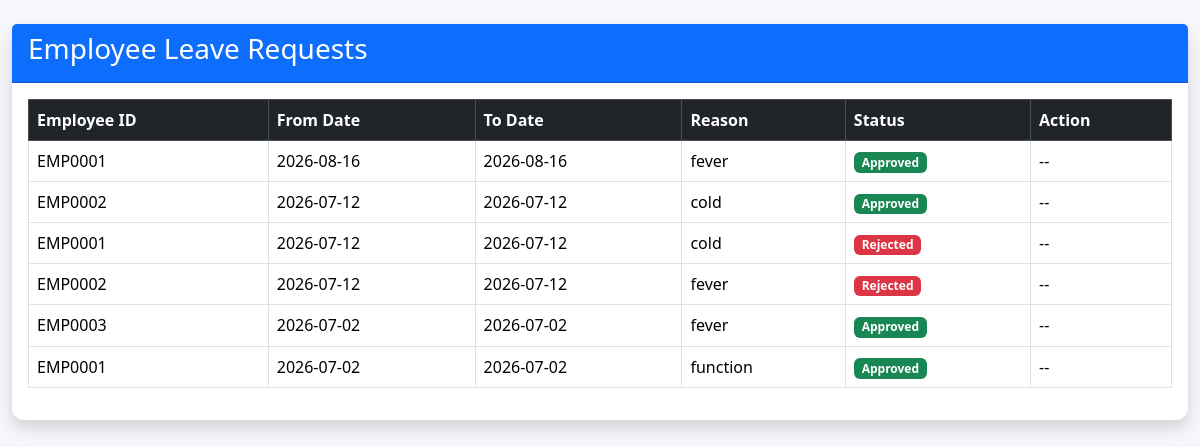
The app's page /leave-requests (signed in) with its own data.
### models.py (models this page shows)
class LeaveRequest(db.Model):
    id = db.Column(db.Integer, primary_key=True)
    employee_id = db.Column(db.String(20), nullable=False)
    from_date = db.Column(db.String(20), nullable=False)
    to_date = db.Column(db.String(20), nullable=False)
    reason = db.Column(db.Text, nullable=False)
    status = db.Column(db.String(20), default="Pending")

### app.py (the view)
@app.route("/leave-requests")
def leave_requests():
    if session.get("role") != "Admin":
        return redirect(url_for("home"))
    leaves = LeaveRequest.query.all()
    return render_template(
        "admin_leave_requests.html",
        leaves=leaves
    )

### templates/admin_leave_requests.html (shortened to what this page needs)
{% extends "base.html" %}
{% block content %}
<div class="container-fluid mt-4">
    <div class="card shadow">
        <div class="card-header bg-primary text-white">
            <h3>Employee Leave Requests</h3>
        </div>
        <div class="card-body">
            <table class="table table-bordered table-hover">
                <thead class="table-dark">
                    <tr>
                        <th>Employee ID</th>
                        <th>From Date</th>
                        <th>To Date</th>
                        <th>Reason</th>
                        <th>Status</th>
                        <th>Action</th>
                    </tr>
                </thead>
                <tbody>
                    {% for leave in leaves %}
                    <tr>
                        <td>{{ leave.employee_id }}</td>
                        <td>{{ leave.from_date }}</td>
                        <td>{{ leave.to_date }}</td>
                        <td>{{ leave.reason }}</td>
                        <td>
                            {% if leave.status == "Pending" %}
                                <span class="badge bg-warning text-dark">Pending</span>
                            {% elif leave.status == "Approved" %}
                                <span class="badge bg-success">Approved</span>
                            {% else %}
                                <span class="badge bg-danger">Rejected</span>
                            {% endif %}
                        </td>
                        <td>
                            {% if leave.status == "Pending" %}
                            <a href="/approve-leave/{{ leave.id }}" class="btn btn-success btn-sm">
                                Approve
                            </a>
                            <a href="/reject-leave/{{ leave.id }}" class="btn btn-danger btn-sm">
                                Reject
                            </a>
                            {% else %}
                            --
                            {% endif %}
                        </td>
                    </tr>
                    {% endfor %}
                </tbody>
            </table>
        </div>
    </div>
</div>
{% endblock %}

### templates/base.html (shortened to what this page needs)
<!DOCTYPE html>
<html lang="en">
<head>
    <link href="https://cdn.jsdelivr.net/npm/bootstrap@5.3.3/dist/css/bootstrap.min.css" rel="stylesheet">
    <link rel="stylesheet" href="{{ url_for('static', filename='css/style.css') }}">
</head>
<body>
{% block content %}
{% endblock %}
</body>
</html>

### static/css/style.css (style rules this page uses)
body { margin:0; padding:0; background:#f5f7fa; }
.card { border:none; border-radius:12px; box-shadow:0 0 10px rgba(0,0,0,.1); }
.table { background:white; }

### records on screen
LeaveRequest: employee_id "EMP0001", from_date "2026-08-16", to_date "2026-08-16", reason "fever", status "Approved"
LeaveRequest: employee_id "EMP0002", from_date "2026-07-12", to_date "2026-07-12", reason "cold", status "Approved"
LeaveRequest: employee_id "EMP0001", from_date "2026-07-12", to_date "2026-07-12", reason "cold", status "Rejected"
LeaveRequest: employee_id "EMP0002", from_date "2026-07-12", to_date "2026-07-12", reason "fever", status "Rejected"
LeaveRequest: employee_id "EMP0003", from_date "2026-07-02", to_date "2026-07-02", reason "fever", status "Approved"
LeaveRequest: employee_id "EMP0001", from_date "2026-07-02", to_date "2026-07-02", reason "function", status "Approved"
